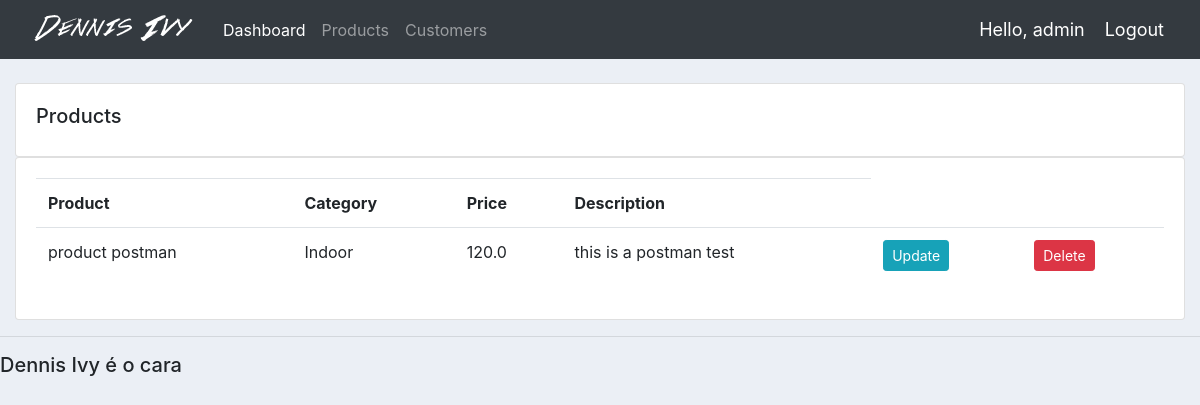
Screenshot of /products/ (signed in) with the database file from the repository.
### accounts/models.py (models this page shows, shortened)
class Product(models.Model):
	CATEGORY = (
			('Indoor', 'Indoor'),
			('Out Door', 'Out Door'),
			)
	name = models.CharField(max_length=200, default=None)
	price = models.FloatField()
	category = models.CharField(max_length=200, null=True, choices=CATEGORY)
	description = models.CharField(max_length=200, null=True, blank=True)
	date_created = models.DateTimeField(auto_now_add=True, null=True)
	tags = models.ManyToManyField(Tag, blank=True)

### accounts/views.py (the view)
# urls.py: path('products/', views.products, name='products'),
@login_required(login_url='login')
def products(request):
	products = Product.objects.all()
	return render(request, 'accounts/products.html', {'products':products})

### accounts/templates/accounts/products.html
{%  extends 'accounts/main.html' %}
{% block content %}
		<br>
		<div class="row">
			<div class="col-md">
				<div class="card card-body">
					<h5>Products</h5>
				</div>
				<div class="card card-body">
					<table class="table">
						<tr>
							<th>Product</th>
							<th>Category</th>
							<th>Price</th>
							<th>Description</th>
						</tr>
						{% for product in products %}
							<tr>
								<td>{{product.name}}</td>
								<td>{{product.category}}</td>
								<td>{{product.price}}</td>
								<td>{{product.description}}</td>
								<td><a class="btn btn-sm btn-info" href="{% url 'update_product' product.id %}">Update</a></td>
								<td><a class="btn btn-sm btn-danger" href="{% url 'delete_product' product.id %}">Delete</a></td>
							</tr>
						{% endfor %}
					</table>
				</div>
			</div>
		</div>
{% endblock content %}

### accounts/templates/accounts/navbar.html (shortened to what this page needs)
{% load static %}
<nav class="navbar navbar-expand-lg navbar-dark bg-dark">
 <img src="{% static 'images/logo.png' %}">
  <div class="collapse navbar-collapse" id="navbarNav">
    <ul class="navbar-nav">
      <li class="nav-item active">
        <a class="nav-link" href="{% url 'home' %}">Dashboard</a>
      </li>
      <li class="nav-item">
        <a class="nav-link" href="{% url 'products' %}">Products</a>
      </li>
      <li class="nav-item">
        <a class ="nav-link" href="{% url 'customers' %}">Customers</a>
      </li>
    </ul>
  </div>
  <span class="hello-msg">Hello, {{request.user}}</span>
  <span ><a  class="hello-msg" href="{% url 'logout' %}">Logout</a></span>
</nav>

### accounts/static/css/main.css (style rules this page uses)
body { background-color: #ebeff5; }

### accounts/templates/accounts/navbar.html (style rules this page uses)
.hello-msg { font-size: 18px; color: #fff; margin-right: 20px; }

### rows the page displays
Product: name "product postman", category "Indoor", price "120.0", description "this is a postman test"

### other values shown
{{ request.user }} "admin"
